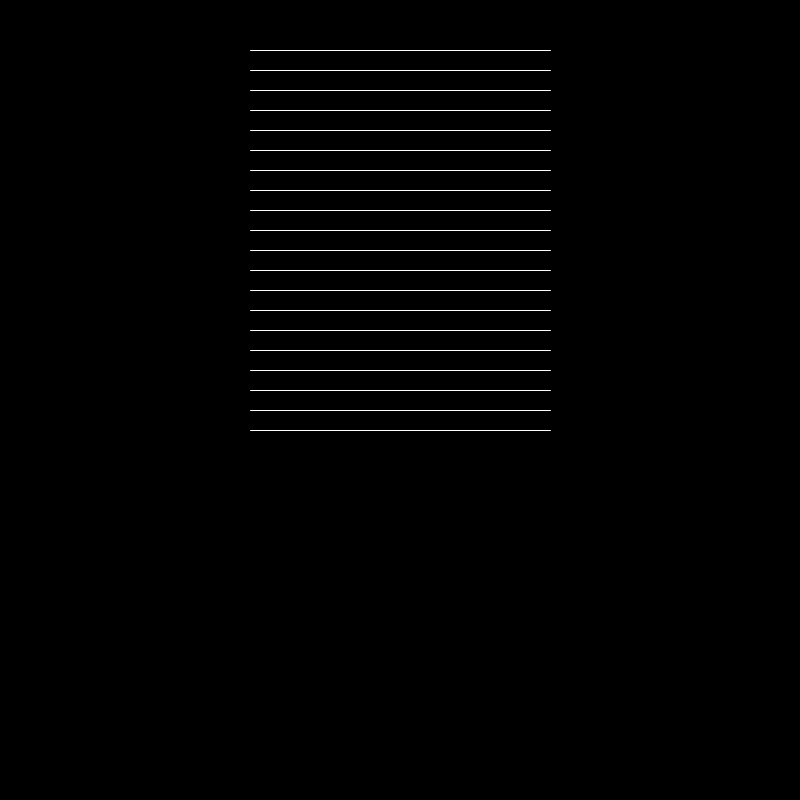
Frame 1 (no input)
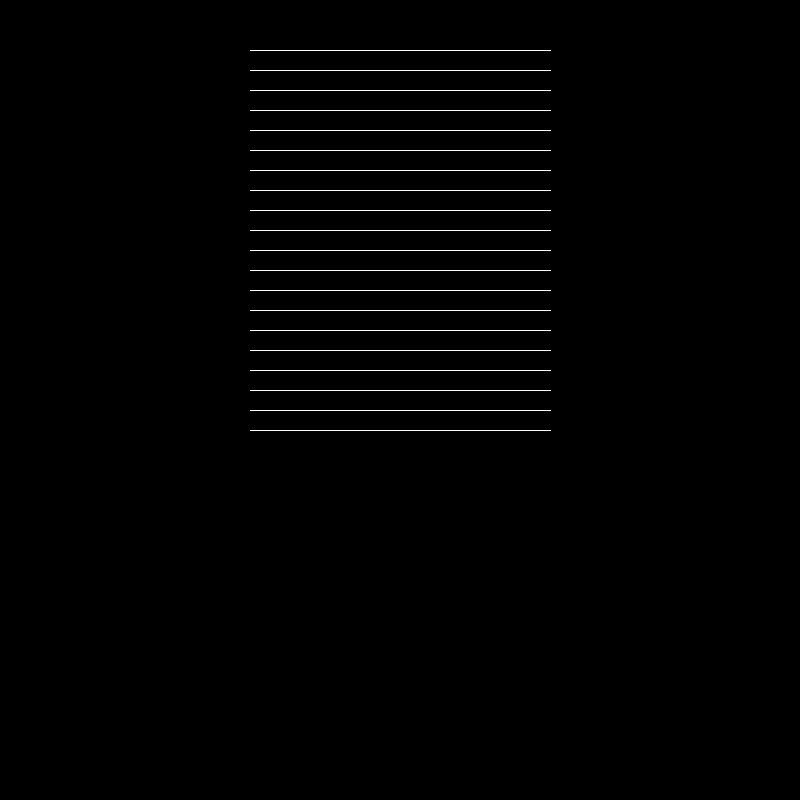
Frame 60 (the mouse pressed at the canvas centre just before this capture)
Frame 120 (the mouse held since frame 60 and released just before this capture): identical to frame 60, image omitted

The Processing sketch that drew these frames (run headless with seeded random() and noise(); from frame 60 on, the mouse is pressed at the canvas centre):

// Processing sketch: Lines
// ── Lines.pde
void setup() {
  size(800, 800);
  smooth(32);

  background(0);
}

void draw() {

  stroke(255);
  for (int i = 0; i < 20; i++) {
    float x = 50;
    float y = 50 + 20*i;
    line(250, y, 550, y );
  }
}
